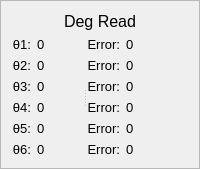
    <widget class="QFrame" name="degRead">
     <property name="frameShape">
      <enum>QFrame::StyledPanel</enum>
     </property>
     <property name="frameShadow">
      <enum>QFrame::Sunken</enum>
     </property>
     <property name="lineWidth">
      <number>2</number>
     </property>
     <layout class="QVBoxLayout" name="verticalLayout_15">
      <item>
       <widget class="QLabel" name="label_5">
        <property name="font">
         <font>
          <pointsize>12</pointsize>
         </font>
        </property>
        <property name="text">
         <string>Deg Read</string>
        </property>
        <property name="alignment">
         <set>Qt::AlignCenter</set>
        </property>
       </widget>
      </item>
      <item>
       <widget class="QSplitter" name="splitter_2">
        <property name="orientation">
         <enum>Qt::Horizontal</enum>
        </property>
        <property name="childrenCollapsible">
         <bool>false</bool>
        </property>
        <widget class="QWidget" name="">
         <property name="font">
          <font/>
         </property>
         <layout class="QHBoxLayout" name="horizontalLayout_7">
          <item>
           <layout class="QVBoxLayout" name="verticalLayout_8">
            <item>
             <widget class="QLabel" name="teta1_dir">
              <property name="sizePolicy">
               <sizepolicy hsizetype="Minimum" vsizetype="Fixed">
                <horstretch>0</horstretch>
                <verstretch>0</verstretch>
               </sizepolicy>
              </property>
              <property name="font">
               <font>
                <pointsize>10</pointsize>
               </font>
              </property>
              <property name="text">
               <string>θ1:</string>
              </property>
              <property name="alignment">
               <set>Qt::AlignRight|Qt::AlignTrailing|Qt::AlignVCenter</set>
              </property>
             </widget>
            </item>
            <item>
             <widget class="QLabel" name="teta2_dir">
              <property name="sizePolicy">
               <sizepolicy hsizetype="Minimum" vsizetype="Fixed">
                <horstretch>0</horstretch>
                <verstretch>0</verstretch>
               </sizepolicy>
              </property>
              <property name="font">
               <font>
                <pointsize>10</pointsize>
               </font>
              </property>
              <property name="text">
               <string>θ2:</string>
              </property>
              <property name="alignment">
               <set>Qt::AlignRight|Qt::AlignTrailing|Qt::AlignVCenter</set>
              </property>
             </widget>
            </item>
            <item>
             <widget class="QLabel" name="teta3_dit">
              <property name="sizePolicy">
               <sizepolicy hsizetype="Minimum" vsizetype="Fixed">
                <horstretch>0</horstretch>
                <verstretch>0</verstretch>
               </sizepolicy>
              </property>
              <property name="font">
               <font>
                <pointsize>10</pointsize>
               </font>
              </property>
              <property name="text">
               <string>θ3:</string>
              </property>
              <property name="alignment">
               <set>Qt::AlignRight|Qt::AlignTrailing|Qt::AlignVCenter</set>
              </property>
             </widget>
            </item>
            <item>
             <widget class="QLabel" name="teta4_dit">
              <property name="sizePolicy">
               <sizepolicy hsizetype="Minimum" vsizetype="Fixed">
                <horstretch>0</horstretch>
                <verstretch>0</verstretch>
               </sizepolicy>
              </property>
              <property name="font">
               <font>
                <pointsize>10</pointsize>
               </font>
              </property>
              <property name="text">
               <string>θ4:</string>
              </property>
              <property name="alignment">
               <set>Qt::AlignRight|Qt::AlignTrailing|Qt::AlignVCenter</set>
              </property>
             </widget>
            </item>
            <item>
             <widget class="QLabel" name="teta5_dir">
              <property name="sizePolicy">
               <sizepolicy hsizetype="Minimum" vsizetype="Fixed">
                <horstretch>0</horstretch>
                <verstretch>0</verstretch>
               </sizepolicy>
              </property>
              <property name="font">
               <font>
                <pointsize>10</pointsize>
               </font>
              </property>
              <property name="text">
               <string>θ5:</string>
              </property>
              <property name="alignment">
               <set>Qt::AlignRight|Qt::AlignTrailing|Qt::AlignVCenter</set>
              </property>
             </widget>
            </item>
            <item>
             <widget class="QLabel" name="teta6_dir">
              <property name="sizePolicy">
               <sizepolicy hsizetype="Minimum" vsizetype="Fixed">
                <horstretch>0</horstretch>
                <verstretch>0</verstretch>
               </sizepolicy>
              </property>
              <property name="font">
               <font>
                <pointsize>10</pointsize>
               </font>
              </property>
              <property name="text">
               <string>θ6:</string>
              </property>
              <property name="alignment">
               <set>Qt::AlignRight|Qt::AlignTrailing|Qt::AlignVCenter</set>
              </property>
             </widget>
            </item>
           </layout>
          </item>
          <item>
           <layout class="QVBoxLayout" name="verticalLayout_11">
            <item>
             <widget class="QLabel" name="thR1">
              <property name="sizePolicy">
               <sizepolicy hsizetype="Expanding" vsizetype="Fixed">
                <horstretch>0</horstretch>
                <verstretch>0</verstretch>
               </sizepolicy>
              </property>
              <property name="font">
               <font>
                <pointsize>10</pointsize>
               </font>
              </property>
              <property name="text">
               <string>0</string>
              </property>
              <property name="alignment">
               <set>Qt::AlignLeading|Qt::AlignLeft|Qt::AlignVCenter</set>
              </property>
             </widget>
            </item>
            <item>
             <widget class="QLabel" name="thR2">
              <property name="sizePolicy">
               <sizepolicy hsizetype="Expanding" vsizetype="Fixed">
                <horstretch>0</horstretch>
                <verstretch>0</verstretch>
               </sizepolicy>
              </property>
              <property name="font">
               <font>
                <pointsize>10</pointsize>
               </font>
              </property>
              <property name="text">
               <string>0</string>
              </property>
              <property name="alignment">
               <set>Qt::AlignLeading|Qt::AlignLeft|Qt::AlignVCenter</set>
              </property>
             </widget>
            </item>
            <item>
             <widget class="QLabel" name="thR3">
              <property name="sizePolicy">
               <sizepolicy hsizetype="Expanding" vsizetype="Fixed">
                <horstretch>0</horstretch>
                <verstretch>0</verstretch>
               </sizepolicy>
              </property>
              <property name="font">
               <font>
                <pointsize>10</pointsize>
               </font>
              </property>
              <property name="text">
               <string>0</string>
              </property>
              <property name="alignment">
               <set>Qt::AlignLeading|Qt::AlignLeft|Qt::AlignVCenter</set>
              </property>
             </widget>
            </item>
            <item>
             <widget class="QLabel" name="thR4">
              <property name="sizePolicy">
               <sizepolicy hsizetype="Expanding" vsizetype="Fixed">
                <horstretch>0</horstretch>
                <verstretch>0</verstretch>
               </sizepolicy>
              </property>
              <property name="font">
               <font>
                <pointsize>10</pointsize>
               </font>
              </property>
              <property name="text">
               <string>0</string>
              </property>
              <property name="alignment">
               <set>Qt::AlignLeading|Qt::AlignLeft|Qt::AlignVCenter</set>
              </property>
             </widget>
            </item>
            <item>
             <widget class="QLabel" name="thR5">
              <property name="sizePolicy">
               <sizepolicy hsizetype="Expanding" vsizetype="Fixed">
                <horstretch>0</horstretch>
                <verstretch>0</verstretch>
               </sizepolicy>
              </property>
              <property name="font">
               <font>
                <pointsize>10</pointsize>
               </font>
              </property>
              <property name="text">
               <string>0</string>
              </property>
              <property name="alignment">
               <set>Qt::AlignLeading|Qt::AlignLeft|Qt::AlignVCenter</set>
              </property>
             </widget>
            </item>
            <item>
             <widget class="QLabel" name="thR6">
              <property name="sizePolicy">
               <sizepolicy hsizetype="Expanding" vsizetype="Fixed">
                <horstretch>0</horstretch>
                <verstretch>0</verstretch>
               </sizepolicy>
              </property>
              <property name="font">
               <font>
                <pointsize>10</pointsize>
               </font>
              </property>
              <property name="text">
               <string>0</string>
              </property>
              <property name="alignment">
               <set>Qt::AlignLeading|Qt::AlignLeft|Qt::AlignVCenter</set>
              </property>
             </widget>
            </item>
           </layout>
          </item>
         </layout>
        </widget>
        <widget class="QWidget" name="">
         <property name="font">
          <font/>
         </property>
         <layout class="QHBoxLayout" name="horizontalLayout_8">
          <item>
           <layout class="QVBoxLayout" name="verticalLayout_9">
            <item>
             <widget class="QLabel" name="encrease1_2">
              <property name="sizePolicy">
               <sizepolicy hsizetype="Minimum" vsizetype="Fixed">
                <horstretch>0</horstretch>
                <verstretch>0</verstretch>
               </sizepolicy>
              </property>
              <property name="font">
               <font>
                <pointsize>10</pointsize>
               </font>
              </property>
              <property name="text">
               <string>Error:</string>
              </property>
              <property name="alignment">
               <set>Qt::AlignRight|Qt::AlignTrailing|Qt::AlignVCenter</set>
              </property>
             </widget>
            </item>
            <item>
             <widget class="QLabel" name="encrease2_2">
              <property name="sizePolicy">
               <sizepolicy hsizetype="Minimum" vsizetype="Fixed">
                <horstretch>0</horstretch>
                <verstretch>0</verstretch>
               </sizepolicy>
              </property>
              <property name="font">
               <font>
                <pointsize>10</pointsize>
               </font>
              </property>
              <property name="text">
               <string>Error:</string>
              </property>
              <property name="alignment">
               <set>Qt::AlignRight|Qt::AlignTrailing|Qt::AlignVCenter</set>
              </property>
             </widget>
            </item>
            <item>
             <widget class="QLabel" name="encrease3_2">
              <property name="sizePolicy">
               <sizepolicy hsizetype="Minimum" vsizetype="Fixed">
                <horstretch>0</horstretch>
                <verstretch>0</verstretch>
               </sizepolicy>
              </property>
              <property name="font">
               <font>
                <pointsize>10</pointsize>
               </font>
              </property>
              <property name="text">
               <string>Error:</string>
              </property>
              <property name="alignment">
               <set>Qt::AlignRight|Qt::AlignTrailing|Qt::AlignVCenter</set>
              </property>
              <property name="indent">
               <number>-1</number>
              </property>
             </widget>
            </item>
            <item>
             <widget class="QLabel" name="encrease4_2">
              <property name="sizePolicy">
               <sizepolicy hsizetype="Minimum" vsizetype="Fixed">
                <horstretch>0</horstretch>
                <verstretch>0</verstretch>
               </sizepolicy>
              </property>
              <property name="font">
               <font>
                <pointsize>10</pointsize>
               </font>
              </property>
              <property name="text">
               <string>Error:</string>
              </property>
              <property name="scaledContents">
               <bool>false</bool>
              </property>
              <property name="alignment">
               <set>Qt::AlignRight|Qt::AlignTrailing|Qt::AlignVCenter</set>
              </property>
              <property name="margin">
               <number>0</number>
              </property>
             </widget>
            </item>
            <item>
             <widget class="QLabel" name="encrease5_2">
              <property name="sizePolicy">
               <sizepolicy hsizetype="Minimum" vsizetype="Fixed">
                <horstretch>0</horstretch>
                <verstretch>0</verstretch>
               </sizepolicy>
              </property>
              <property name="font">
               <font>
                <pointsize>10</pointsize>
               </font>
              </property>
              <property name="text">
               <string>Error:</string>
              </property>
              <property name="alignment">
               <set>Qt::AlignRight|Qt::AlignTrailing|Qt::AlignVCenter</set>
              </property>
             </widget>
            </item>
            <item>
             <widget class="QLabel" name="encrease6_2">
              <property name="sizePolicy">
               <sizepolicy hsizetype="Minimum" vsizetype="Fixed">
                <horstretch>0</horstretch>
                <verstretch>0</verstretch>
               </sizepolicy>
              </property>
              <property name="font">
               <font>
                <pointsize>10</pointsize>
               </font>
              </property>
              <property name="text">
               <string>Error:</string>
              </property>
              <property name="alignment">
               <set>Qt::AlignRight|Qt::AlignTrailing|Qt::AlignVCenter</set>
              </property>
             </widget>
            </item>
           </layout>
          </item>
          <item>
           <layout class="QVBoxLayout" name="verticalLayout_12">
            <item>
             <widget class="QLabel" name="thEr1">
              <property name="sizePolicy">
               <sizepolicy hsizetype="Expanding" vsizetype="Fixed">
                <horstretch>0</horstretch>
                <verstretch>0</verstretch>
               </sizepolicy>
              </property>
              <property name="font">
               <font>
                <pointsize>10</pointsize>
               </font>
              </property>
              <property name="text">
               <string>0</string>
              </property>
              <property name="alignment">
               <set>Qt::AlignLeading|Qt::AlignLeft|Qt::AlignVCenter</set>
              </property>
             </widget>
            </item>
            <item>
             <widget class="QLabel" name="thEr2">
              <property name="sizePolicy">
               <sizepolicy hsizetype="Expanding" vsizetype="Fixed">
                <horstretch>0</horstretch>
                <verstretch>0</verstretch>
               </sizepolicy>
              </property>
              <property name="font">
               <font>
                <pointsize>10</pointsize>
               </font>
              </property>
              <property name="text">
               <string>0</string>
              </property>
              <property name="alignment">
               <set>Qt::AlignLeading|Qt::AlignLeft|Qt::AlignVCenter</set>
              </property>
             </widget>
            </item>
            <item>
             <widget class="QLabel" name="thEr3">
              <property name="sizePolicy">
               <sizepolicy hsizetype="Expanding" vsizetype="Fixed">
                <horstretch>0</horstretch>
                <verstretch>0</verstretch>
               </sizepolicy>
              </property>
              <property name="font">
               <font>
                <pointsize>10</pointsize>
               </font>
              </property>
              <property name="text">
               <string>0</string>
              </property>
              <property name="alignment">
               <set>Qt::AlignLeading|Qt::AlignLeft|Qt::AlignVCenter</set>
              </property>
             </widget>
            </item>
            <item>
             <widget class="QLabel" name="thEr4">
              <property name="sizePolicy">
               <sizepolicy hsizetype="Expanding" vsizetype="Fixed">
                <horstretch>0</horstretch>
                <verstretch>0</verstretch>
               </sizepolicy>
              </property>
              <property name="font">
               <font>
                <pointsize>10</pointsize>
               </font>
              </property>
              <property name="text">
               <string>0</string>
              </property>
              <property name="alignment">
               <set>Qt::AlignLeading|Qt::AlignLeft|Qt::AlignVCenter</set>
              </property>
             </widget>
            </item>
            <item>
             <widget class="QLabel" name="thEr5">
              <property name="sizePolicy">
               <sizepolicy hsizetype="Expanding" vsizetype="Fixed">
                <horstretch>0</horstretch>
                <verstretch>0</verstretch>
               </sizepolicy>
              </property>
              <property name="font">
               <font>
                <pointsize>10</pointsize>
               </font>
              </property>
              <property name="text">
               <string>0</string>
              </property>
              <property name="alignment">
               <set>Qt::AlignLeading|Qt::AlignLeft|Qt::AlignVCenter</set>
              </property>
             </widget>
            </item>
            <item>
             <widget class="QLabel" name="thEr6">
              <property name="sizePolicy">
               <sizepolicy hsizetype="Expanding" vsizetype="Fixed">
                <horstretch>0</horstretch>
                <verstretch>0</verstretch>
               </sizepolicy>
              </property>
              <property name="font">
               <font>
                <pointsize>10</pointsize>
               </font>
              </property>
              <property name="text">
               <string>0</string>
              </property>
              <property name="alignment">
               <set>Qt::AlignLeading|Qt::AlignLeft|Qt::AlignVCenter</set>
              </property>
             </widget>
            </item>
           </layout>
          </item>
         </layout>
        </widget>
       </widget>
      </item>
     </layout>
    </widget>
